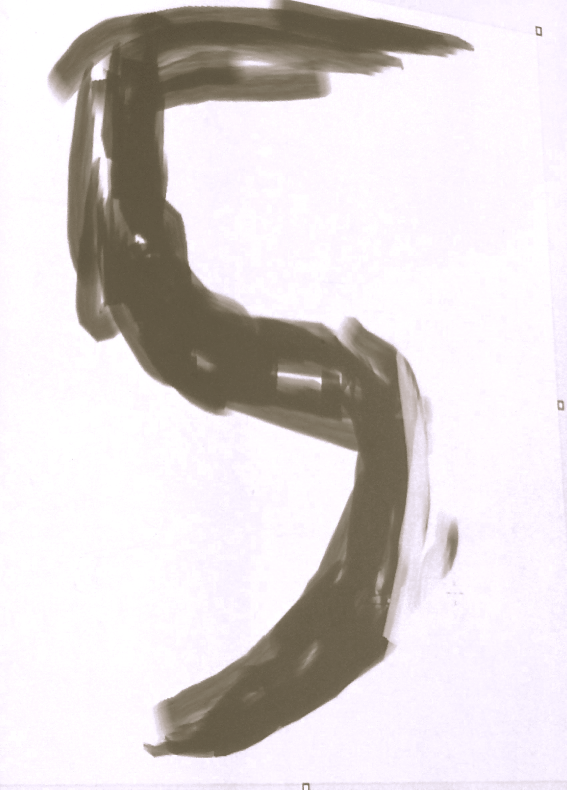
#> input picture PROYECTO/imagen_buena.png, 1700 x 2368 px (shown at 1/3 size)
$ python a.py
#> lines starting #> are read from the running program, lines starting #| are printed output that depends on the picture
import cv2
import matplotlib.pyplot as plt

new_digit = cv2.imread('imagen_buena.png', cv2.IMREAD_GRAYSCALE)
#> new_digit: shape (2368, 1700); min 70, max 255, mean 214.7
image_new = cv2.resize(new_digit, (8, 8))

# Invertimos los colores de la imagen y ajustar los valores
for i in range(8):
   for j in range(8):
       image_new[i][j] = 255 - image_new[i][j]
       if image_new[i][j] == 255:
           image_new[i][j] = 0
       elif image_new[i][j] == 0:
           image_new[i][j] = 16

print(image_new)
#| [[ 16 124 143 126 145 152  67   5]
#|  [  2 139   1   5   1   4   4   4]
#|  [  1 168 153   5   1   2   4   1]
#|  [  2   1 165 163 159 119   4   3]
#|  [ 16  16  16   2   1 159   4   6]
#|  [ 16  16   5   5   2 141  15   6]
#|  [  3   3  16   3 152  62   5   8]
#|  [ 16   4 138 160   7   2  11  10]]

fig, ax = plt.subplots()
c = ax.imshow(image_new, cmap='gray_r')
plt.show()
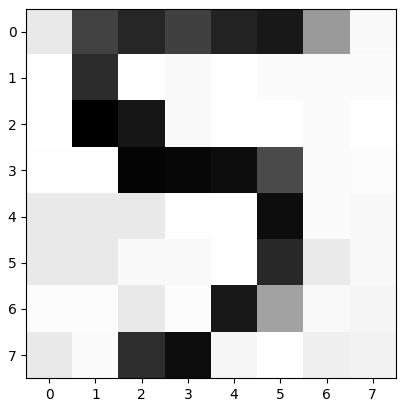
#> figure drawn by matplotlib, 1 panel
